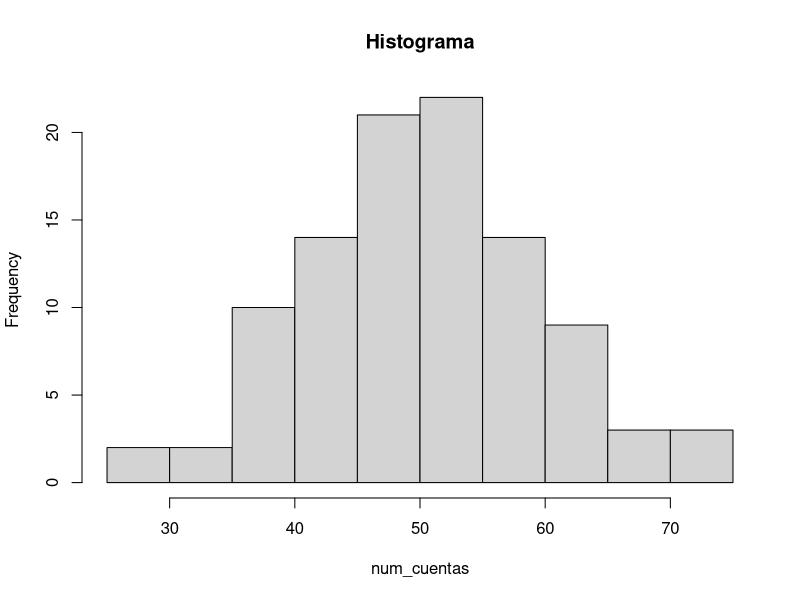
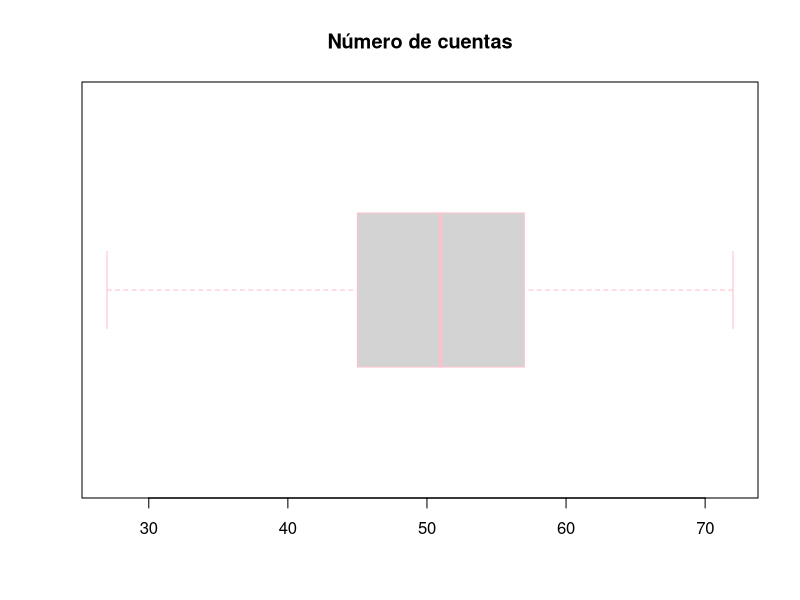
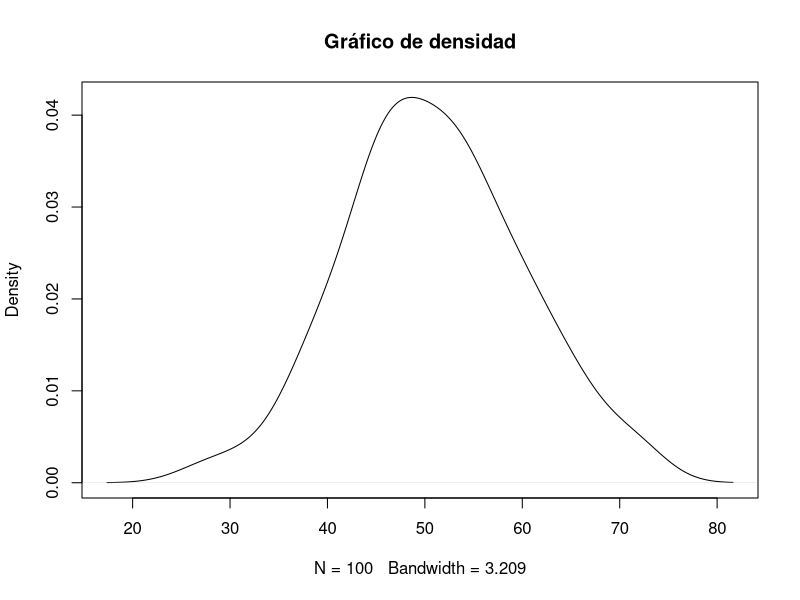
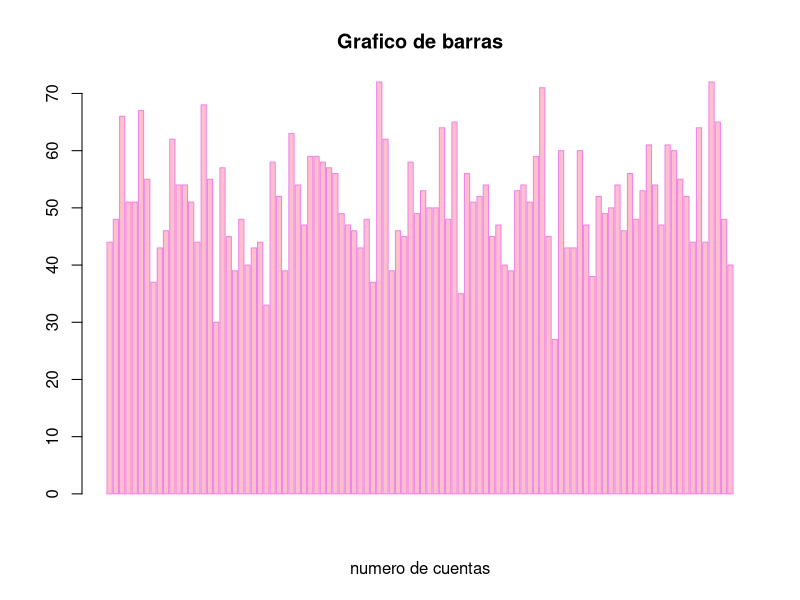

Write the R code that produced these figures, in order.
# practicapreestadistica

# 1. 
vector_x <- (c(1,2,3,4,5))
vector_y <- (c(9.1,2.4,7.5,1.3,3.4))


# 2. 
valor_suma <- vector_x + vector_y
print(valor_suma)

valor_resta <- vector_x - vector_y
print(valor_resta)

valor_mult <- vector_x * vector_y
print(valor_mult)

valor_div <- vector_x/vector_y
print(valor_div)

resultado_potencia <- vector_x ^ vector_y 
print(resultado_potencia)
# Estrucutura de datos que almacena cadena de caracteres y o lógicos,
# Los números de tipo integer son precisos y no tienen parte decimal. Son ideales cuando se trabaja con datos que son naturalmente números enteros, como recuentos o índices.
# Los números de tipo double tienen parte decimal y pueden representar una gama más amplia de valores, pero a veces pueden tener pequeños errores de redondeo debido a la representación binaria de los números de punto flotante.

# 3.
valor_elevar <- vector_y ^ 2
print(valor_elevar)

# 4.
valor_mult <- vector_y * 10
print(valor_mult)

# 5. 
valor_suma <- vector_y + 25
print(valor_suma)

# 6. 
max(vector_y)

# 7. 
min(vector_y)

# 8. 
max(vector_y)

# 9. 
resultado_raiz <- sqrt(vector_y)
print(resultado_raiz)

# 10.
vector_y <- (c(9.1,2.4,7.5,1.3,3.4))
sum(vector_y)

# 11. 
list <- list(c(vector_x, vector_y))
print(list)
typeof(list)
str(list)
View(list)
#Pasa a valor double porque en la lista también hay decimales y para tenerlo en el mismo valor todo

# 12. 
is.na(list)

# 13.
vector_z <- (c(29, NA, 12, 46, 73))

# 14. 
mean <- (c(29, NA, 12, 46, 73))
mean(vector_z)
#para conseguir que la media tenga un resultado se debe de añadir un valor aleatoriamente

#15. 
matriz <- matrix(c(24,69,3,90,23,56,1,63,87,21,77,19), nrow = 4, ncol = 3, byrow = T)
#

# 16. 
matriz_filas <- matrix(matriz, nrow= T)

# 17. 
matriz1 <- matrix(data=1:9, nrow = 3, ncol = 3, byrow = T)
matriz2 <- matrix(data=10:18, nrow = 3, ncol = 3, byrow = T)

# 18. 
suma_matriz <- matriz1 + matriz2
print(suma_matriz)

resta_matriz <- matriz1 - matriz2
print(resta_matriz)
# Obtenemos el mismo resutlado en todos los valores, por lo que no son coherentes, en este caso -9, porque los valores de la matriz2 son mayores a los de la primera

# 19. 
matriz
matriz_t <- t(matriz)  
matriz_t

# 20. 
matriz <- matriz * 2
print(matriz)

# 21.
matriz_mult <- matriz1 * matriz2
print(matriz_mult)

# 22. 
matriz_mult[2,3]
matriz_mult[2, ]
matriz_mult[ ,3]

# practicaEstDescriptivaR

# 1.
set.seed(123)
num_cuentas <- round(rnorm(100, mean = 50, sd = 10))
print(num_cuentas)

# 2. 
mean(num_cuentas)

# 3.
median(num_cuentas)

# 4.
moda <- as.numeric(names(sort(table(num_cuentas), decreasing = TRUE)[1]))
print(paste("La moda de las cuentas en el yacimiento es:", moda))

# 5. 
range(num_cuentas)

# 6.
quantile(num_cuentas [1])

# 7. 
percentil_75 <- quantile(num_cuentas, 0.75)
print(paste("El percentil 75 de las cuentas en el yacimiento es:", percentil_75))

# 8.
varianza=var(num_cuentas) 

# 9.
sd(num_cuentas)

# 10.
hist(num_cuentas, main = "Histograma")

# 11. 
boxplot(num_cuentas, main = "Número de cuentas", border = "pink", horizontal = T)

# 12.
densidad = density(num_cuentas)
plot(densidad, main = "Gráfico de densidad", border = "violet")

# 13.
barplot(num_cuentas, main = "Grafico de barras", xlab = "numero de cuentas", border = "violet", col = "pink")

# 14. 
num_registro = 10
tipo_artefacto = c("vasija", "collar", "punta de flecha", "escoria", "tumba", "fíbula")
muestra_tipartefact = sample(tipo_artefacto, 10, replace = T)
print(muestra_tipartefact)

datos = data.frame(tipo_artefacto = muestra_tipartefact)
print(datos)
table(datos)

material = c("metal", "ceramica", "oseo", "madera", "barro")
muestra_material = sample(material, 10, replace = T)
print(muestra_material)

datos = data.frame(material = muestra_material)
print(datos)
table(datos)

periodo_cultural = c("prehistorico", "protohistorico", "antiguo", "medievo", "moderno", "contemporaneo")
muestra_periodo = sample(periodo_cultural, 10, replace = T)
print(muestra_periodo)

datos = data.frame(periodo_cultural = muestra_periodo)
print(datos)
table(datos)

estado_conservacion = c("bueno", "regular", "mala")
muestra_estado_conservacion = sample(estado_conservacion, 10, replace = T)
print(muestra_estado_conservacion)

datos = data.frame(estado_conservacion = muestra_estado_conservacion)
print(datos)
table(datos)

ubicacion_artefacto = c("estrato1", "estrato2", "estrato3", "estrato4", "estrato5")
muestra_ubicacion_artefacto = sample(ubicacion_artefacto, 10, replace = T)
print(muestra_ubicacion_artefacto)

datos = data.frame(ubicacion_artefacto = muestra_ubicacion_artefacto)
print(datos)
table(datos)

